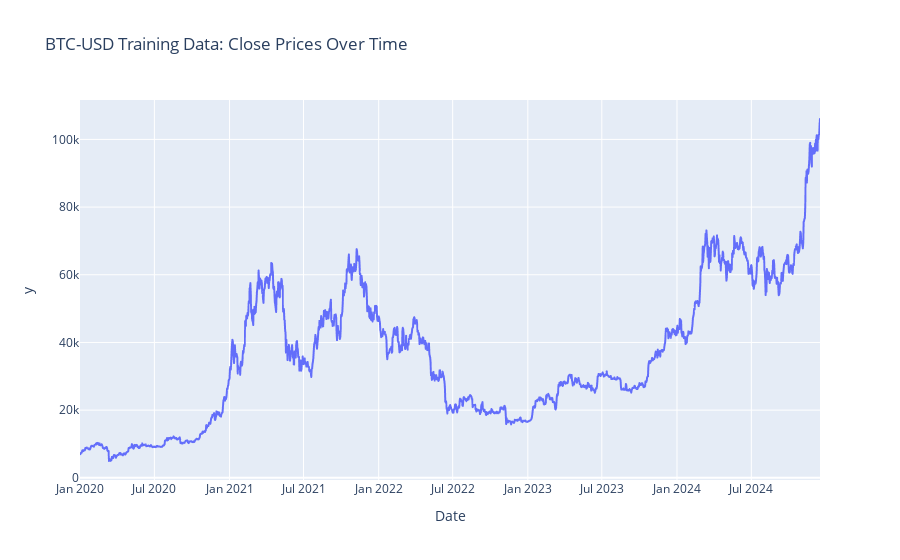

Notebook code for this chart:
### Code cell
btc_df.columns = btc_df.columns.droplevel(1) 
btc_df.reset_index(inplace=True)
fig = px.line(btc_df, x="Date", y=btc_df["Close"].values.flatten(), title="BTC-USD Training Data: Close Prices Over Time")
fig.show()

### Figure 1 — Plotly figure (JSON) as saved in the notebook; plotly's stock layout.template omitted (floating-point values rounded to 4 significant figures; data arrays with more than 128 entries replaced by an {"elided": "..."} marker saying what was removed)
{"data": [{"hovertemplate": "Date=%{x}<br>y=%{y}<extra></extra>", "legendgroup": "", "line": {"color": "#636efa", "dash": "solid"}, "marker": {"symbol": "circle"}, "mode": "lines", "name": "", "showlegend": false, "type": "scattergl", "x": {"elided": "1812 str values"}, "xaxis": "x", "y": {"elided": "1812 float values"}, "yaxis": "y"}], "layout": {"legend": {"tracegroupgap": 0}, "title": {"text": "BTC-USD Training Data: Close Prices Over Time"}, "xaxis": {"anchor": "y", "domain": [0, 1], "title": {"text": "Date"}}, "yaxis": {"anchor": "x", "domain": [0, 1], "title": {"text": "y"}}}}
